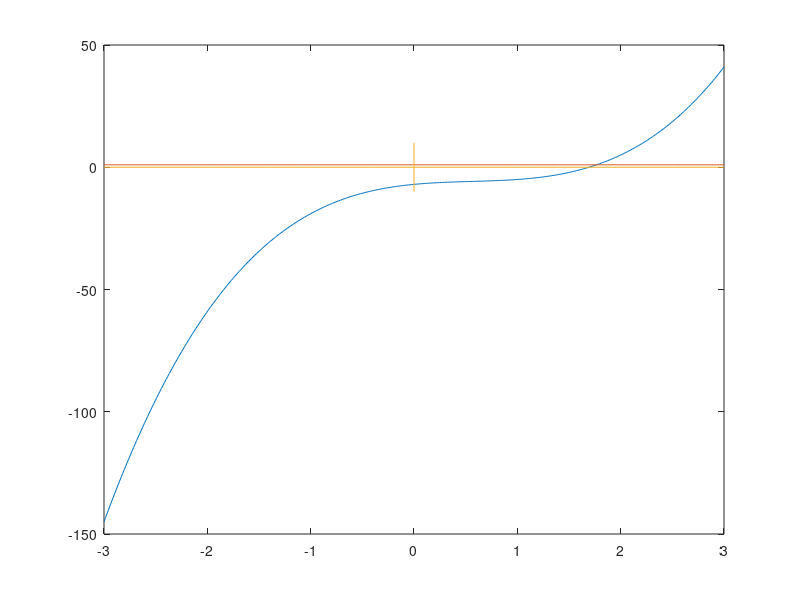

The MATLAB script that drew this image: (Note: this script raises an error after producing the figure.)
%Grafik Ganda Persamaan 1

x = linspace(-3,3,400);
f1 = @(x) 3*x.^3 - 5*x.^2 + 4*x - 7;
f2 = @(x) 1 + 0*x;
y1 = f1(x);
y2 = f2(x);
plot(x,y1,x,y2)

line([-3,3],[0,0])
line([0,0],[-10,10])

gtext('y_1 = 3x^3 - 5x^2 + 4x - 7')
gtext('y_2 = 1')
gtext('Akar')
